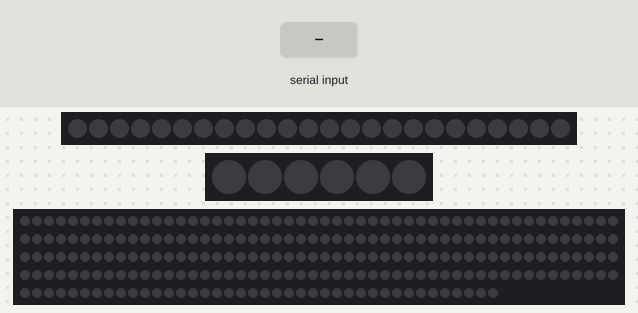
Recording of a sketch running on a simulated Arduino Mega 2560, built with avr-gcc and run on an emulated ATmega2560. Shown: 24 RGB LEDs in strip order, left to right, 6 RGB LEDs in strip order, left to right, 240 RGB LEDs in strip order, left to right, continuing on the next row. The inputs (shaded band) are chosen by the test bench. Dim RGB values are drawn brighter than linear; what the sketch prints to the serial monitor is not drawn.

Above: at 1.2 s.
1.3 s: "5\n" received over Serial
At 1.83 s:
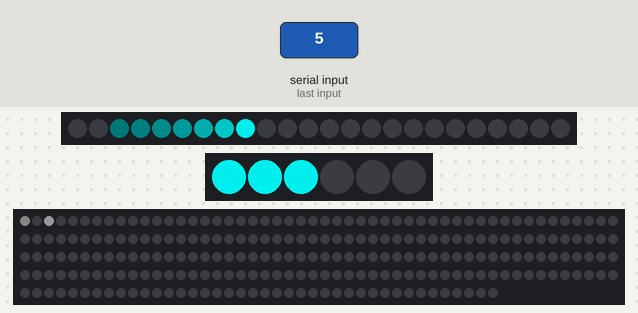
3.8 s: "90,45\n" received over Serial
At 4.29 s:
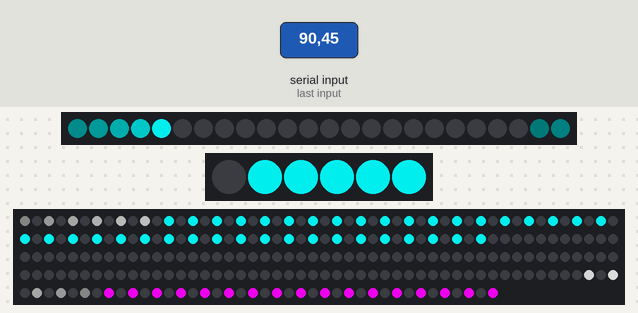
6.5 s: "90\n" received over Serial
At 7.12 s:
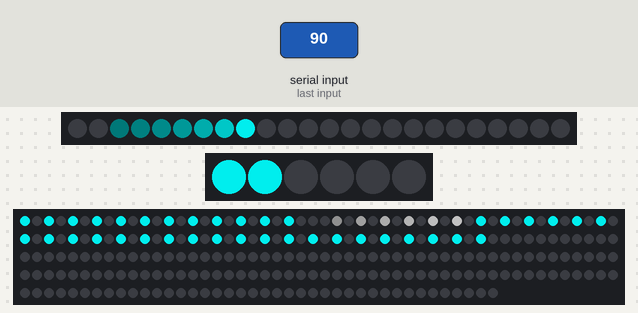
9.1 s: "1,90\n" received over Serial
At 9.92 s:
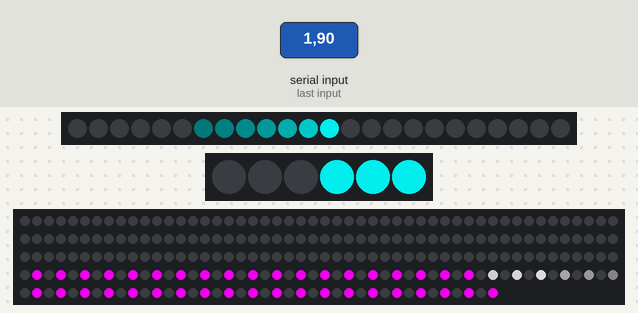
11.9 s: "0\n" received over Serial
At 12.8 s:
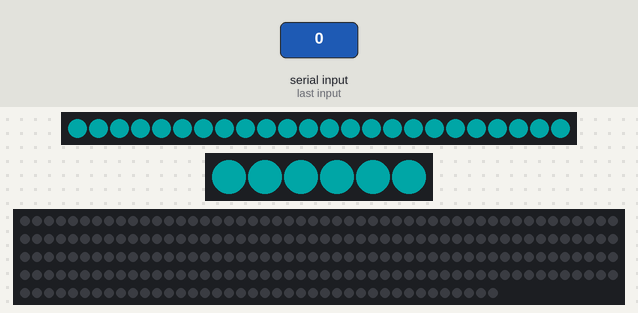
13.6 s: "200\n" received over Serial
At 14.1 s:
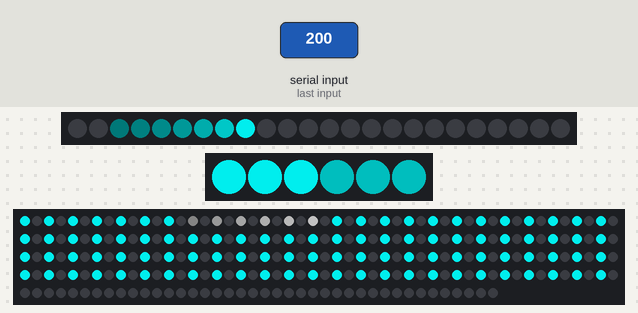
Timing chart, 0 to 17.6 s (numbered marks = the images above; inputs shaded):
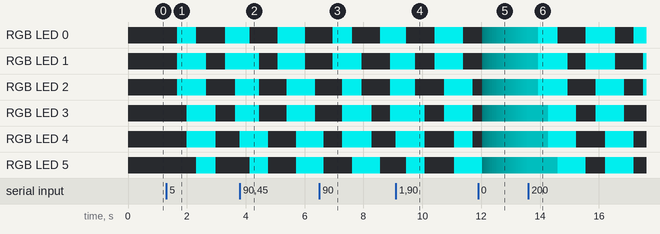

Measured:
- after the input at 1.3 s, RGB LED 0: off → RGB(0, 200, 200) after 0.37 s, → off 0.66 s later, → RGB(0, 200, 200) 0.99 s later; RGB LED 1: off → RGB(0, 200, 200) after 0.37 s, → off 0.98 s later, → RGB(0, 200, 200) 0.66 s later
- after the input at 3.8 s, the LEDs: change after 0.33 s (image 2)
- after the input at 6.5 s, the LEDs: first change after 0.16 s (image 3 shows a later state)
- after the input at 9.1 s, the LEDs: first change after 0.36 s (image 4 shows a later state)
- after the input at 11.9 s, the LEDs: first change after 0.13 s (image 5 shows a later state)
- after the input at 13.6 s, the LEDs: change after 0.34 s (image 6)

The sketch:

TreeLedDriverCyan.ino
```cpp
// #define REDUCED_MODES // sketch is too big for Arduino w/32k flash, so invoke reduced modes
#include <WS2812FX.h>

#define STRIP_COUNT 3
#define VIRTUAL_STRIP_LENGTH 240
#define VIRTUAL_STRIP_INDEX 2
#define RING_WIDTH 12

#define MODE_OFF -1
#define MODE_STBY 0
#define MODE_ACTIVE 1
#define MODE_WINNING 2

#define MIN_COMPLETION_VALUE 0
#define MAX_COMPLETION_VALUE VIRTUAL_STRIP_LENGTH

int LED_COUNT[STRIP_COUNT] = {24, 6, 240};
int LED_PINS[STRIP_COUNT] = {5, 4, 3};

// order: ring, fingers, stems
//                             STBY               ACTIVE               WINNING
int modes[][STRIP_COUNT] =   {{15, 15, 0},        {44, 3, 0},         {11, 11, 12}};
long speeds[][STRIP_COUNT] = {{6000, 6000, 6000}, {750, 1500, 15000}, {10, 10, 10}};
int _stripMode = MODE_OFF;

int _local = 0;
int _last_local = 0;
int _last_modes[STRIP_COUNT] = { -1};
int _remote = 0;
int effectCounter = 0;

WS2812FX strips[STRIP_COUNT] = {
  WS2812FX(LED_COUNT[0], LED_PINS[0], NEO_GRB + NEO_KHZ800),
  WS2812FX(LED_COUNT[1], LED_PINS[1], NEO_GRB + NEO_KHZ800),
  WS2812FX(LED_COUNT[2], LED_PINS[2], NEO_GRB + NEO_KHZ800)
};

void setup() {
  Serial.begin(115200);
  Serial.setTimeout(5);
  Serial1.begin(9600);
  for (int i = 0; i < STRIP_COUNT; ++i) {
    strips[i].init();
    strips[i].setBrightness(200);
    strips[i].setColor(0x00FFFF);//Cayn
  }
  Serial.println("Ready. your indices are my command. or maybe the other way around. ~~~");
  Serial1.println("Ready. your indices are my command. or maybe the other way around. ~~~");
}

int localVirtualEffectIndex = 0;
int remoteVirtualEffectIndex = 0;

void loop() {
  for (int i = 0; i < STRIP_COUNT; ++i) {
    if (strips[i].isRunning()) {
      //      Serial1.println(String(i) + " is running");
      strips[i].service();
    }
    else {
      //for(int i = 0; i < VIRTUAL_STRIP_LENGTH; ++i) {
      for (int i = 0; i < _local; ++i) {
        updateLocalVirtualPixelColor(i, strips[0].Color(0,255,255));//Cyan
      }
      int localStart = constrain(localVirtualEffectIndex - RING_WIDTH / 2, 0, _local);
      int localEnd = constrain(localVirtualEffectIndex + RING_WIDTH / 2, 0, _local);
      for (int i = localStart ; i < localEnd ; ++i) {
        // int intensity = constrain(((i - localStart) < RING_WIDTH/2) ? (i-localStart) * 10 : 255 - (i-localStart) * 10, 0, 255);
        int intensity = constrain((i - localStart) * 10, 0, 255);
        updateLocalVirtualPixelColor(i, strips[0].Color(intensity, intensity, intensity));
      }
      for (int i = _local; i < VIRTUAL_STRIP_LENGTH; ++i) {
        updateLocalVirtualPixelColor(i, 0);
      }
      for (int i = 0; i < _remote; ++i) {
        updateRemoteVirtualPixelColor(i, strips[0].Color(255, 0, 255)); //Cyan
      }
      int remoteStart = constrain(remoteVirtualEffectIndex - RING_WIDTH / 2, 0, _remote);
      int remoteEnd = constrain(remoteVirtualEffectIndex + RING_WIDTH / 2, 0, _remote);
      for (int i = remoteStart ; i < remoteEnd ; ++i) {
        int intensity = constrain(((i - remoteStart) < RING_WIDTH / 2) ? (i - remoteStart) * 10 : 255 - (i - remoteStart) * 10, 0, 255);
        // Serial.print(String(intensity) + "\t");
        updateRemoteVirtualPixelColor(i, strips[0].Color(intensity, intensity, intensity));
      }
      for (int i = _remote; i < VIRTUAL_STRIP_LENGTH; ++i) {
        updateRemoteVirtualPixelColor(i, 0);
      }
      strips[VIRTUAL_STRIP_INDEX].show();
      if (effectCounter++ % 3 == 0) {
        localVirtualEffectIndex = (localVirtualEffectIndex + 1) % _local;
        remoteVirtualEffectIndex = (remoteVirtualEffectIndex + 1) % _remote;
      }
      //      }
    }
  }
}

/*
   Reads new input from serial to cmd string. Command is completed on \n
*/
void serialEvent() {
  if (Serial.available()) {
    int local = Serial.parseInt();
    int remote = Serial.parseInt();
    handleCommand(local, remote);
    while (Serial.available()) {
      Serial.read();
      delay(5);
    }
  }
}

//void serialEvent1() {
//  if (Serial1.available()) {
//    char inChar = (char) Serial1.read();
//    handleCommand(inChar);
//    while (Serial.available()) {
//      Serial.read();
//    }
//  }
//}
boolean isActive = false;

void handleCommand(int local, int remote) {
  _last_local = _local;
  _local = local;
  _remote = remote;
  if (local == MIN_COMPLETION_VALUE && remote == MIN_COMPLETION_VALUE) {
    setStripMode(MODE_STBY);
  }
  else if (local == MAX_COMPLETION_VALUE && remote == MAX_COMPLETION_VALUE) {
    setStripMode(MODE_WINNING);
  }
  else if (local > MIN_COMPLETION_VALUE || remote > MIN_COMPLETION_VALUE) {
    setStripMode(MODE_ACTIVE);
  }
}

void setStripMode(int modee, boolean updateVirtual) {
  _stripMode = modee;
  //  Serial1.println(String("setStripMode: ") + modee + ", virtual: " + updateVirtual);
  if (modee == MODE_OFF) {
    for (int i = 0; i < STRIP_COUNT; ++i) {
      // strips[i].setBrightness(30);
      // strips[i].setColor(0x007BFF);
      strips[i].setSpeed(100);
      strips[i].setMode(0);
      strips[i].strip_off();
      strips[i].stop();
      //      _last_modes[i] = modes[modee][i];
    }
  }
  else {
    for (int i = 0; i < STRIP_COUNT; ++i) {
      if (/* modes[modee][i] && */ _last_modes[i] != modes[modee][i]) {
        strips[i].setSpeed(speeds[modee][i]);
        strips[i].setMode(modes[modee][i]);
        if(modes[modee][i]) {
          strips[i].start();
        }
        else {
          strips[i].stop();
        }
        _last_modes[i] = modes[modee][i];
      }
    }
  }
}

void setStripMode(int modee) {
  setStripMode(modee, true);
}

void updateLocalVirtualPixelColor(int idx, uint32_t col) {
  strips[VIRTUAL_STRIP_INDEX].setPixelColor(idx - idx % 2, col);
}

void updateRemoteVirtualPixelColor(int idx, uint32_t col) {
  strips[VIRTUAL_STRIP_INDEX].setPixelColor(VIRTUAL_STRIP_LENGTH - 1 - (idx - idx % 2), col);
}
```
